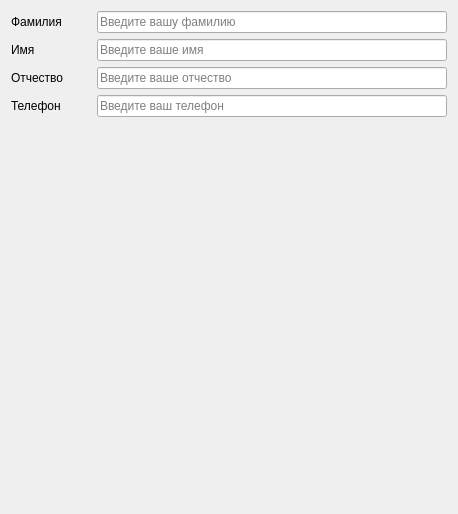
            <widget class="QWidget" name="page">
             <property name="enabled">
              <bool>true</bool>
             </property>
             <property name="geometry">
              <rect>
               <x>0</x>
               <y>0</y>
               <width>458</width>
               <height>514</height>
              </rect>
             </property>
             <attribute name="label">
              <string>QLineEdit</string>
             </attribute>
             <layout class="QHBoxLayout" name="horizontalLayout_10">
              <item>
               <layout class="QVBoxLayout" name="verticalLayout_3">
                <item>
                 <layout class="QHBoxLayout" name="horizontalLayout_2">
                  <item>
                   <widget class="QLabel" name="label">
                    <property name="minimumSize">
                     <size>
                      <width>80</width>
                      <height>0</height>
                     </size>
                    </property>
                    <property name="text">
                     <string>Фамилия</string>
                    </property>
                   </widget>
                  </item>
                  <item>
                   <widget class="QLineEdit" name="lineEdit_2">
                    <property name="placeholderText">
                     <string>Введите вашу фамилию</string>
                    </property>
                   </widget>
                  </item>
                 </layout>
                </item>
                <item>
                 <layout class="QHBoxLayout" name="horizontalLayout_3">
                  <item>
                   <widget class="QLabel" name="label_2">
                    <property name="minimumSize">
                     <size>
                      <width>80</width>
                      <height>0</height>
                     </size>
                    </property>
                    <property name="text">
                     <string>Имя</string>
                    </property>
                   </widget>
                  </item>
                  <item>
                   <widget class="QLineEdit" name="lineEdit">
                    <property name="placeholderText">
                     <string>Введите ваше имя</string>
                    </property>
                   </widget>
                  </item>
                 </layout>
                </item>
                <item>
                 <layout class="QHBoxLayout" name="horizontalLayout_4">
                  <item>
                   <widget class="QLabel" name="label_3">
                    <property name="minimumSize">
                     <size>
                      <width>80</width>
                      <height>0</height>
                     </size>
                    </property>
                    <property name="text">
                     <string>Отчество</string>
                    </property>
                   </widget>
                  </item>
                  <item>
                   <widget class="QLineEdit" name="lineEdit_3">
                    <property name="placeholderText">
                     <string>Введите ваше отчество</string>
                    </property>
                   </widget>
                  </item>
                 </layout>
                </item>
                <item>
                 <layout class="QHBoxLayout" name="horizontalLayout_5">
                  <item>
                   <widget class="QLabel" name="label_4">
                    <property name="minimumSize">
                     <size>
                      <width>80</width>
                      <height>0</height>
                     </size>
                    </property>
                    <property name="text">
                     <string>Телефон</string>
                    </property>
                   </widget>
                  </item>
                  <item>
                   <widget class="QLineEdit" name="lineEdit_4">
                    <property name="placeholderText">
                     <string>Введите ваш телефон</string>
                    </property>
                   </widget>
                  </item>
                 </layout>
                </item>
                <item>
                 <spacer name="verticalSpacer">
                  <property name="orientation">
                   <enum>Qt::Vertical</enum>
                  </property>
                  <property name="sizeHint" stdset="0">
                   <size>
                    <width>20</width>
                    <height>40</height>
                   </size>
                  </property>
                 </spacer>
                </item>
               </layout>
              </item>
             </layout>
            </widget>
